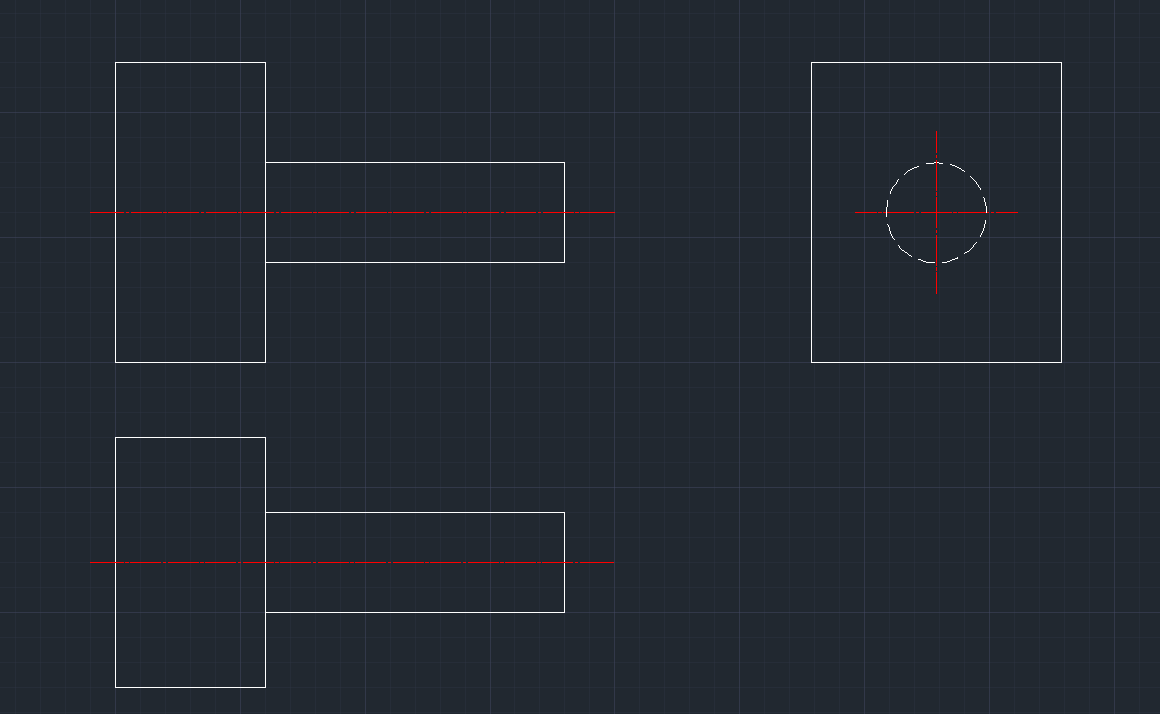
//> input picture Gravity/Sanshitu20181029.bmp, 1160 x 714 px
$ ./main   (built with g++ and OpenCV 4)
//> lines starting //> are read from the running program, lines starting //| are printed output that depends on the picture; after the words box and inside, x2 and y2 are one past the last pixel; in counts of white or black regions, pixels touching at a corner belong together
#include <iostream>
#include <vector>
#include<opencv2/opencv.hpp>
#include<chrono>
#include <math.h>
#define WINDOW_NAME1 "三视图"
#define WINDOW_NAME2 "主视图"
#define WINDOW_NAME3 "俯视图"
using namespace cv;
using namespace std;
#define PI 3.14159
//进行一次修改
//实验1
//实验2
//分支2实验1

int main()
{
	Mat srcImage = imread("Sanshitu20181029.bmp");
//> srcImage is the input picture: 714 rows x 1160 cols, CV_8UC3; mean B, G, R 49.8, 41.6, 35
	cout << "Loading the pictures!" << endl;
	if (!srcImage.data)
	{
		cout << "初始化加载图片失败!" << endl;
		return 1;
	}
	namedWindow(WINDOW_NAME1);
	namedWindow(WINDOW_NAME2);
	namedWindow(WINDOW_NAME3);
	Mat grayImage;
	cvtColor(srcImage, grayImage, CV_BGR2GRAY);
	threshold(grayImage, grayImage, 250, 255, THRESH_BINARY);
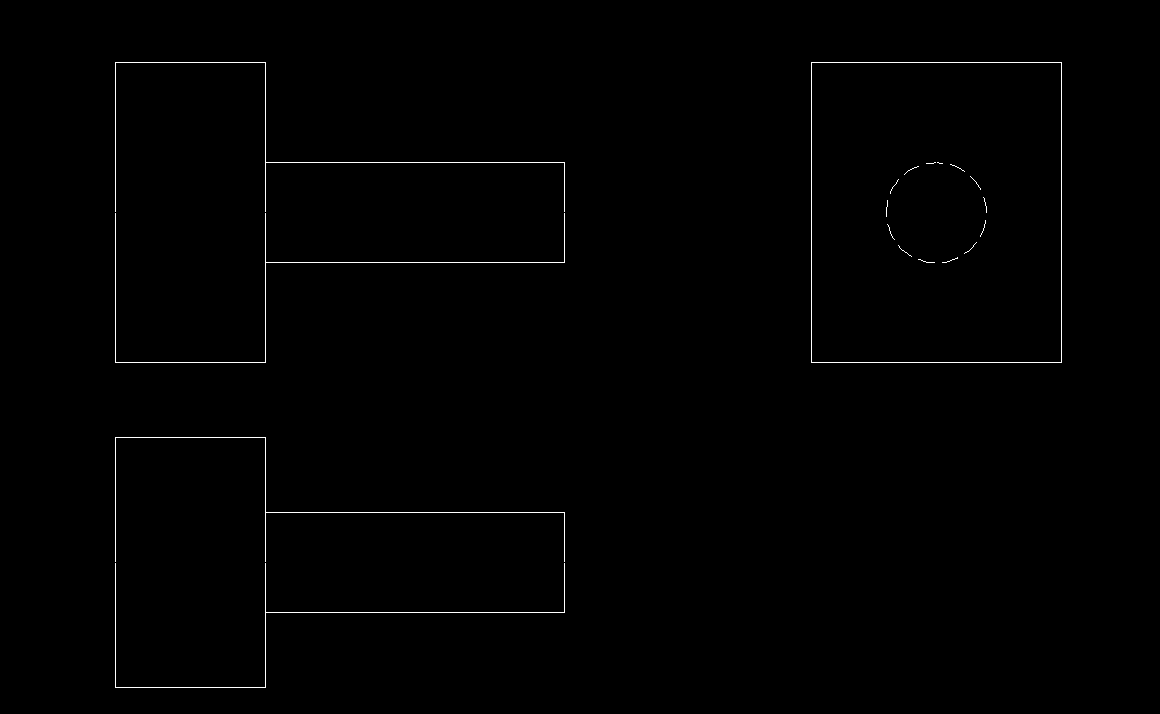
//> grayImage: 714 rows x 1160 cols, CV_8UC1; 0.53% white in thin lines or dots, all inside (x1, y1, x2, y2) = (115, 62, 1062, 688)
	double qualityLevel = 0.01;
	double minDistance = 1;
	int blockSize = 3;
	double k = 0.04;
	int r = 4;
	cout << "Dealing with the pictures……" << endl;
	//对圆柱体和长方体的数据进行定义
	int rectX, rectY, rectZ;
	int circleX, circleR;

	//对主视图进行处理
	Mat imageROI1;
	imageROI1 = grayImage(Rect(0, 0, grayImage.cols / 2 + 50, grayImage.rows / 2 + 50));
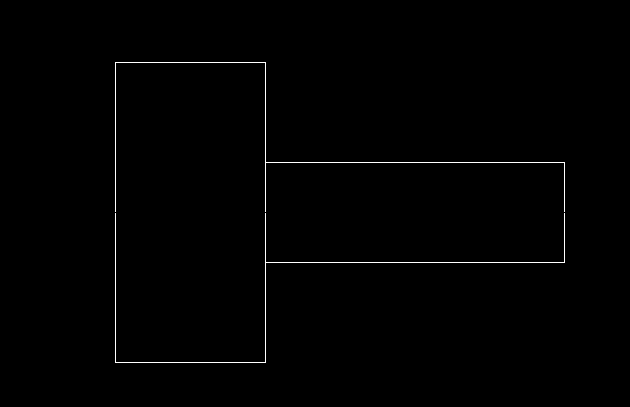
//> imageROI1: 407 rows x 630 cols, CV_8UC1; 0.62% white in thin lines or dots, all inside (x1, y1, x2, y2) = (115, 62, 565, 363)
	//主视图强角点检测
	vector<Point2f> corners1;
	goodFeaturesToTrack(imageROI1, corners1, 20, qualityLevel, minDistance,
		Mat(), blockSize, false, k);
//> corners1 = 20 Points (x, y), first 12: [263, 360], [117, 360], [267, 264], [562, 260], [267, 260], [562, 164], [267, 164], [267, 160], [263, 64], [117, 64], [266, 262], [266, 162]
	int lengthMin = grayImage.cols / 2, lengthMax = 0;
//> lengthMin = 580
	int heightMin = grayImage.rows / 2, heightMax = 0;
//> heightMin = 357
	int lengthMid; int tempheight;
	for (unsigned int i = 0; i < corners1.size(); i++)
	{
		circle(imageROI1, corners1[i], r, Scalar(255, 0, 255), -1, 8, 0);
		//获取横纵坐标的最大最小值
		if (corners1[i].x > lengthMax)
		{
			lengthMax = corners1[i].x;
			tempheight = corners1[i].y;
		}
		if (corners1[i].x < lengthMin) lengthMin = corners1[i].x;
		if (corners1[i].y > heightMax) heightMax = corners1[i].y;
		if (corners1[i].y < heightMin) heightMin = corners1[i].y;
	}
//> this loop made 20 passes
//> (lengthMax, tempheight, lengthMin, heightMax) on pass 1: (263, 360, 263, 360)
//> (lengthMax, tempheight, heightMin) on passes 3 to 4: (267, 264, 264), (562, 260, 260)
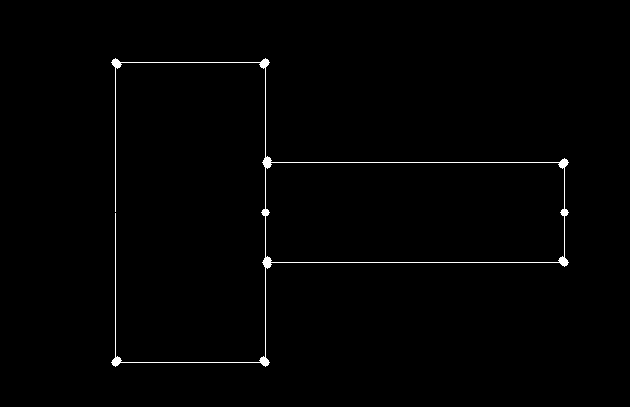
//> imageROI1: 407 rows x 630 cols, CV_8UC1; 0.85% white; 1 white region, box (x1, y1, x2, y2) and area: (111, 58, 569, 367) 2170
//> after the loop, lengthMax = 564; tempheight = 262; lengthMin = 115; heightMax = 362; heightMin = 62
	for (unsigned int i = 0; i < corners1.size(); i++)
	{
		if (corners1[i].x<lengthMax - 20 && corners1[i].x>lengthMin + 20) lengthMid = corners1[i].x;
	}
//> this loop made 20 passes
//> lengthMid on passes 1, 3, 5, 7, 8, 9, 11, 12, 13, 17, 20: 263, 267, 267, 267, 267, 263, 266, 266, 265, 265, 265
	//得到部分坐标
	rectX = lengthMid - lengthMin;
//> rectX = 150
	rectZ = heightMax - heightMin;
//> rectZ = 300
	circleX = lengthMax - lengthMid;
//> circleX = 299
	circleR = abs((heightMax + heightMin) / 2 - tempheight);
//> circleR = 50
	//输出结果
	cout << "In the front view:" << endl;
	cout << "The size of lengthMax:   " << lengthMax << " ," << endl
		<< "The size of lengthMin:   " << lengthMin << " ," << endl
		<< "The size of lengthMid:   " << lengthMid << " ," << endl
		<< "The size of heightMax:   " << heightMax << " ," << endl
		<< "The size of heightMin:   " << heightMin << " ," << endl
		<< "The size of rectX:   " << rectX << " ," << endl
		<< "The size of rectZ:   " << rectZ << " ," << endl
		<< "The size of circleX: " << circleX << " ," << endl
		<< "The size of circleR: " << circleR << " ," << endl;
//| The size of lengthMax:   564 ,
//| The size of lengthMin:   115 ,
//| The size of lengthMid:   265 ,
//| The size of heightMax:   362 ,
//| The size of heightMin:   62 ,
//| The size of rectX:   150 ,
//| The size of rectZ:   300 ,
//| The size of circleX: 299 ,
//| The size of circleR: 50 ,


	//对俯视图进行处理
	Mat imageROI2;
	imageROI2 = grayImage(Rect(0, grayImage.rows / 2 + 50, grayImage.cols / 2 + 50, grayImage.rows / 2 - 50));
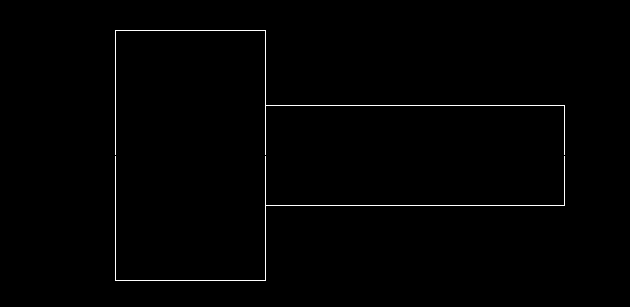
//> imageROI2: 307 rows x 630 cols, CV_8UC1; 0.77% white in thin lines or dots, all inside (x1, y1, x2, y2) = (115, 30, 565, 281)
	//俯视图强角点检测
	vector<Point2f> corners2;
	goodFeaturesToTrack(imageROI2, corners2, 20, qualityLevel, minDistance,
		Mat(), blockSize, false, k);
//> corners2 = 20 Points (x, y), first 12: [263, 278], [117, 278], [267, 207], [562, 203], [267, 203], [562, 107], [267, 107], [267, 103], [263, 32], [117, 32], [266, 205], [266, 105]
	lengthMin = grayImage.cols / 2;  lengthMax = 0;
//> after `lengthMin = grayImage.cols / 2`: lengthMin = 580
	heightMin = grayImage.rows / 2;  heightMax = 0;
//> after `heightMin = grayImage.rows / 2`: heightMin = 357
	for (unsigned int i = 0; i < corners2.size(); i++)
	{
		circle(imageROI2, corners2[i], r, Scalar(255, 0, 255), -1, 8, 0);
		if (corners2[i].y > heightMax) heightMax = corners2[i].y;
		if (corners2[i].y < heightMin) heightMin = corners2[i].y;
	}
//> this loop made 20 passes
//> (heightMax, heightMin) on pass 1: (278, 278)
//> heightMin on passes 3, 4, 6, 8, 9, 17: 207, 203, 107, 103, 32, 30
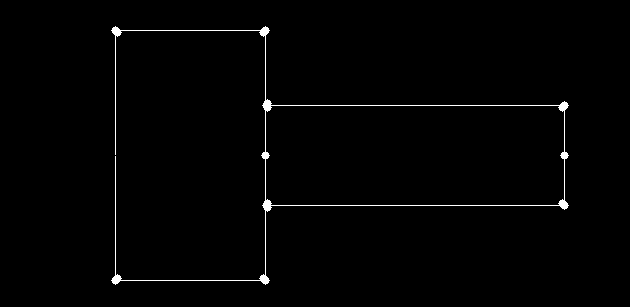
//> imageROI2: 307 rows x 630 cols, CV_8UC1; 1.1% white; 1 white region, box (x1, y1, x2, y2) and area: (111, 26, 569, 285) 2070
//> after the loop, heightMax = 280; heightMin = 30
	rectY = heightMax - heightMin;
//> rectY = 250
	cout << endl << "In the top view:" << endl;
	cout << "The size of heightMax:   " << heightMax << " ," << endl
		<< "The size of heightMin:   " << heightMin << " ," << endl
		<< "The size of rectY: " << rectY << " ," << endl;
//| The size of heightMax:   280 ,
//| The size of heightMin:   30 ,
//| The size of rectY: 250 ,
	imshow(WINDOW_NAME3, imageROI2);

	//计算质心的位置
	float p1, p2;
	cout << "分别输入长方体和圆柱体的密度:";
	cin >> p1 >> p2;
//> the answer given: 2 2
	cout << "以长方体主视图左下角的直角边建立直角坐标系!" << endl;
	float centerX, centerY, centerZ;
	float volume1, volume2;
	cout << "可知，左侧均质长方体的质心位置在: A(" << rectX / 2 << ","
		<< rectY / 2 << "," << rectZ / 2 << ")" << endl;
//| 可知，左侧均质长方体的质心位置在: A(75,125,150)
	cout << "  而，右侧均质圆柱体的质心位置在: B(" << rectX + circleX / 2 << ","
		<< rectY / 2 << "," << rectZ / 2 << ")" << endl;
//|   而，右侧均质圆柱体的质心位置在: B(299,125,150)
	cout << "Calculating the numbers……" << endl;
	volume1 = rectX * rectY*rectZ;
//> volume1 = 11250000
	volume2 = circleR * circleR*PI*circleX;
//> volume2 = 2348338.5
	centerX = ((rectX / 2)*volume1*p1 + (rectX + circleX / 2)*volume2*p2) /
		(volume1*p1 + volume2 * p2);
//> centerX = 113.7
	centerY = ((rectY / 2)*volume1*p1 + (rectY / 2)*volume2*p2) /
		(volume1*p1 + volume2 * p2);
//> centerY = 125
	centerZ = ((rectZ / 2)*volume1*p1 + (rectZ / 2)*volume2*p2) /
		(volume1*p1 + volume2 * p2);
//> centerZ = 150
	cout << "得到物体的质心为: C(" << centerX << "," << centerY
		<< "," << centerZ << ")" << endl;
//| 得到物体的质心为: C(113.683,125,150)
	//在主视图中做出质心的位置
	int rr = 5;
	Mat dstImage = srcImage.clone();
	circle(imageROI1, Point(115 + (int)centerX, 342 - (int)centerY), rr, Scalar(255, 0, 255), -1, 8, 0);
//> imageROI1: 407 rows x 630 cols, CV_8UC1; 0.88% white; 2 white regions, box (x1, y1, x2, y2) and area: (111, 58, 569, 367) 2170, (223, 212, 234, 223) 81

	imshow(WINDOW_NAME1, dstImage);
	imshow(WINDOW_NAME2, imageROI1);

	waitKey(0);
	return 0;
}
